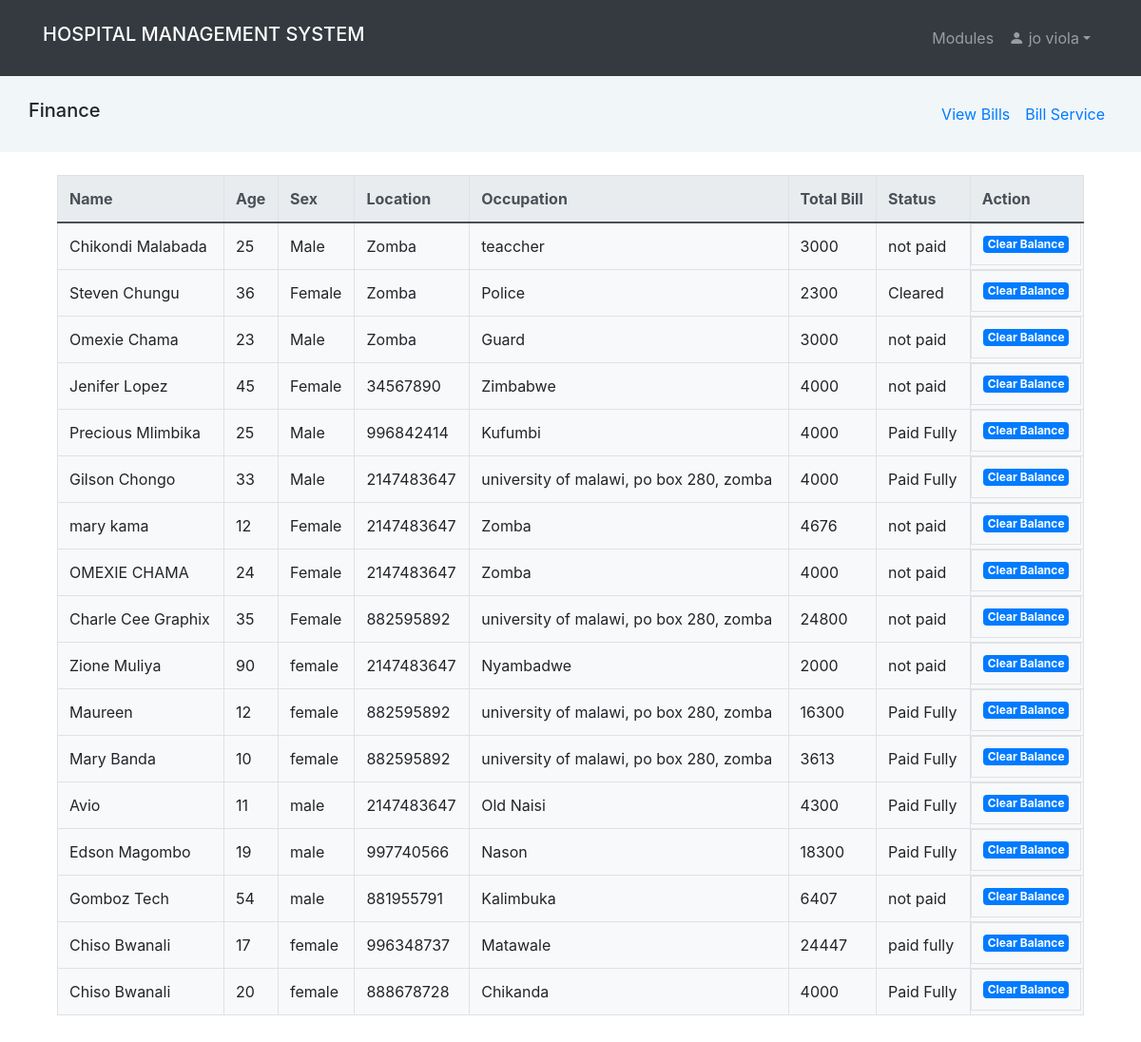
The page /finance.php (signed in) on the database as committed earlier.
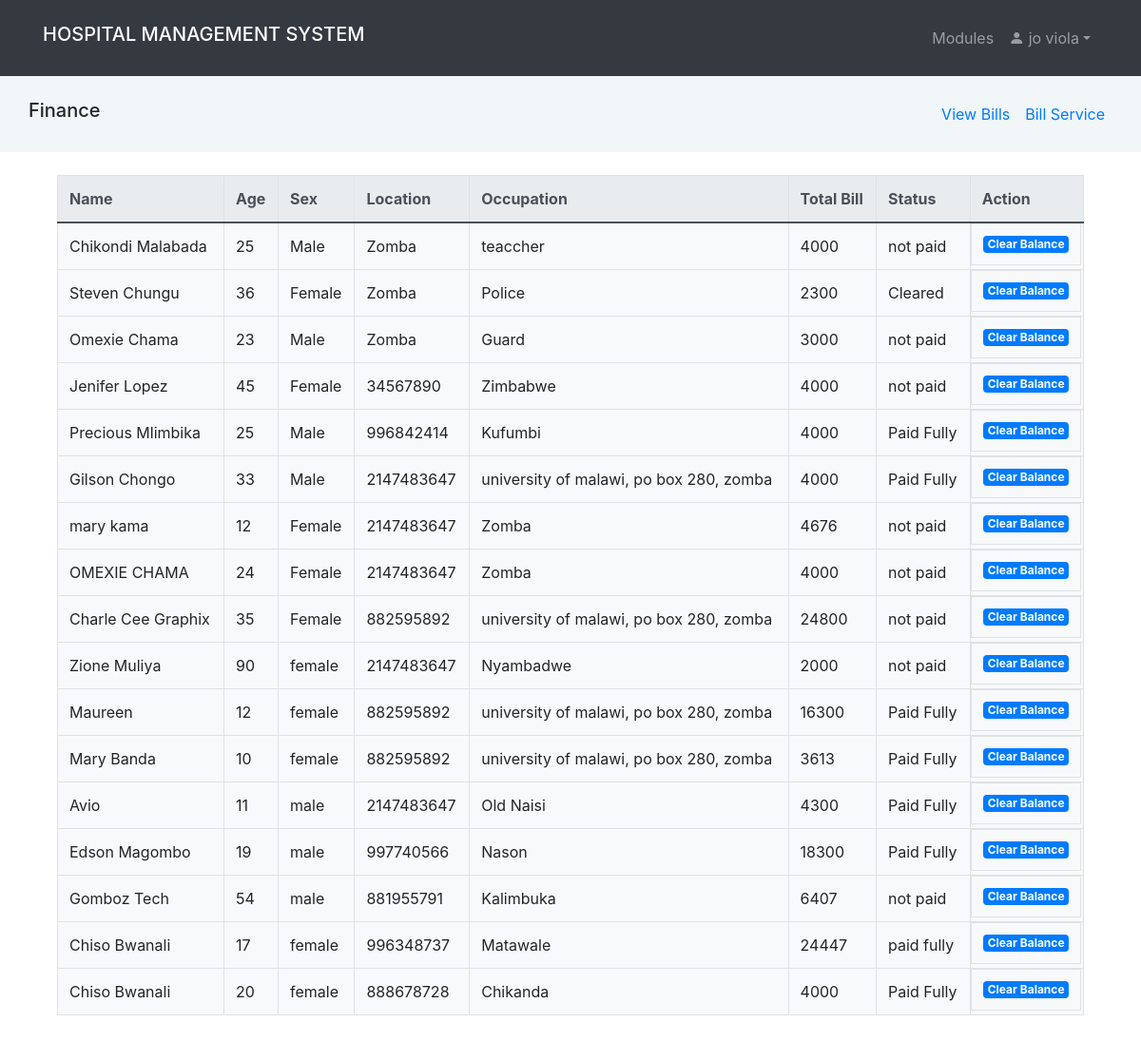
The same page on the database as committed later.
### tables this page shows
CREATE TABLE `patient` (
  `id` int(11) NOT NULL,
  `name` varchar(100) NOT NULL,
  `date` date NOT NULL,
  `gender` varchar(10) NOT NULL,
  `age` int(2) NOT NULL,
  `address` text NOT NULL,
  `next_of_kin` varchar(100) NOT NULL,
  `religion` varchar(100) NOT NULL,
  `occupation` varchar(100) NOT NULL,
  `symptoms` text DEFAULT NULL,
  `treatment_plan` text DEFAULT NULL,
  `measurement` text DEFAULT NULL,
  `examination` text DEFAULT NULL,
  `disease` text DEFAULT NULL,
  `bio_history` text DEFAULT NULL,
  `drug` text NOT NULL,
  `dosage` text NOT NULL,
  `drug_given_by` text NOT NULL,
  `discharge_status` text DEFAULT NULL,
  `drug_status` text NOT NULL,
  `prescribed_by` text DEFAULT NULL,
  `prescribed_on` text DEFAULT NULL,
  `total_bills` int(15) DEFAULT NULL,
  `status` text NOT NULL DEFAULT 'not paid',
  `tests` text DEFAULT NULL,
  `ward_bed` text DEFAULT NULL,
  `discharge_date` date DEFAULT NULL,
  `lab_results` text DEFAULT NULL,
  `lab_price` int(30) DEFAULT NULL,
  `rad_price` int(30) DEFAULT NULL
);

### bills.php (the view, shortened to what this page needs)
<?php
if (isset($_SESSION['id']) && isset($_SESSION['uname'])){
        ?>
<!DOCTYPE html>
<html>
<head>
	<link rel="stylesheet" href="https://maxcdn.bootstrapcdn.com/bootstrap/4.5.2/css/bootstrap.min.css">
</head>
<body>
	<div class="container">
		<table class="table table-bordered bg-light" id='myInput'>
			<thead class="thead-light">
				<tr>
					<th>Name</th>
					<th>Age</th>
					<th>Sex</th>
					<th>Location</th>
					<th>Occupation</th>
                    <th>Total Bill</th>
                    <th>Status</th>
					<th>Action</th>
				</tr>
			</thead>
			<tbody>
				<?php
				include "comfig.php";
				$sql = "SELECT * FROM patient WHERE total_bills !=0 ORDER BY id DESC";
				$result = $mysqli->query($sql);
				if ($result->num_rows > 0) {
						while ($row = $result->fetch_assoc()) { ?>
							<tr>
							   <td><?php echo $row["name"]; ?></td>
							   <td><?php echo $row["age"]; ?></td>
							   <td><?php echo $row["gender"]; ?></td>
							   <td><?php echo $row["address"]; ?></td>
							   <td><?php echo $row["occupation"]; ?></td>
							   <td ><?php echo $row["total_bills"]; ?></td>
							   <td><?php echo $row["status"]; ?></td>
								<td class='btn-group btn-group-justified'>
									   <a href='finance_status.php?add_status=<?php echo $row["id"]; ?>' class='badge bg-primary'>Clear Balance</a>
							   </td>
						   </tr>
						 <?php
					   }
				   } else {
					   echo "<tr><td colspan='12' class='text-center'>No patients found</td></tr>";
				   }
				?>
			</tbody>
		</table>
	</div>
</div>
</body>
</html>
<?php
    }else {
        header("Location: home.php");
        exit();
    }
?>

Rows that differ between the two databases and show on the page:
changed patient "Chikondi Malabada": total_bills "3000" → "4000"
